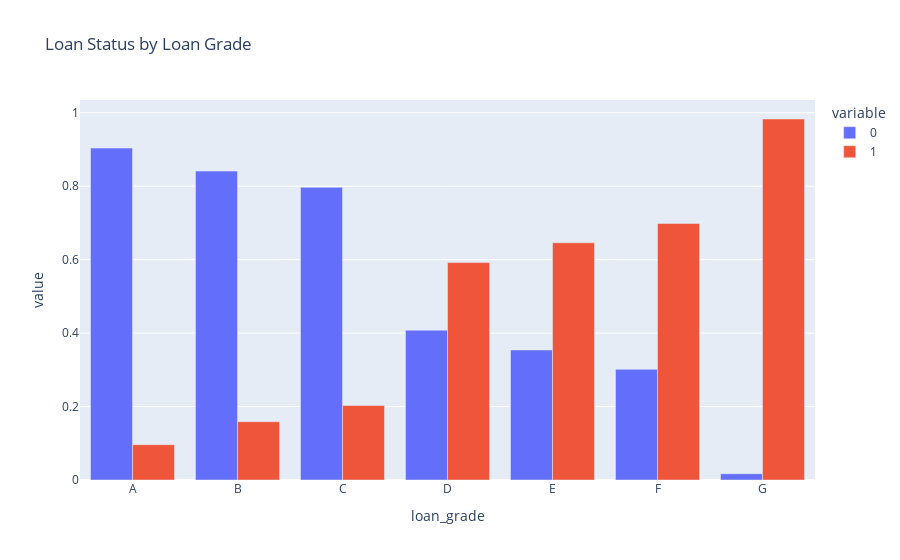

The notebook cell this image was saved under:
### Markdown cell above
Scatter plots for loan_int_rate vs. loan_status: Demonstrates whether higher interest rates lead to increased default likelihood.

### Code cell
# Bar plot of loan status by loan grade
fig_bar_status = px.bar(
    cdr_data_clean.groupby('loan_grade')['loan_status'].value_counts(normalize=True).unstack().reset_index(),
    x='loan_grade',
    y=[0, 1],  # 0: non-default, 1: default
    title='Loan Status by Loan Grade',
    barmode='group'
)

fig_bar_status.write_image(f"{output_dir}loan_status_by_grade.png")  # Save as PNG
fig_bar_status.show()

### Figure 1 — Plotly figure (JSON) as saved in the notebook; plotly's stock layout.template omitted (floating-point values rounded to 4 significant figures)
{"data": [{"alignmentgroup": "True", "hovertemplate": "variable=0<br>loan_grade=%{x}<br>value=%{y}<extra></extra>", "legendgroup": "0", "marker": {"color": "#636efa", "pattern": {"shape": ""}}, "name": "0", "offsetgroup": "0", "orientation": "v", "showlegend": true, "textposition": "auto", "type": "bar", "x": ["A", "B", "C", "D", "E", "F", "G"], "xaxis": "x", "y": [0.9039, 0.8412, 0.797, 0.4079, 0.354, 0.3014, 0.01695], "yaxis": "y"}, {"alignmentgroup": "True", "hovertemplate": "variable=1<br>loan_grade=%{x}<br>value=%{y}<extra></extra>", "legendgroup": "1", "marker": {"color": "#EF553B", "pattern": {"shape": ""}}, "name": "1", "offsetgroup": "1", "orientation": "v", "showlegend": true, "textposition": "auto", "type": "bar", "x": ["A", "B", "C", "D", "E", "F", "G"], "xaxis": "x", "y": [0.09615, 0.1588, 0.203, 0.5921, 0.646, 0.6986, 0.9831], "yaxis": "y"}], "layout": {"barmode": "group", "legend": {"title": {"text": "variable"}, "tracegroupgap": 0}, "title": {"text": "Loan Status by Loan Grade"}, "xaxis": {"anchor": "y", "domain": [0, 1], "title": {"text": "loan_grade"}}, "yaxis": {"anchor": "x", "domain": [0, 1], "title": {"text": "value"}}}}
